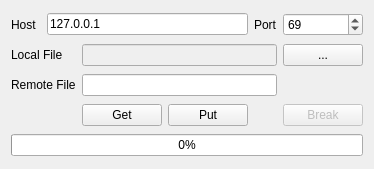
<?xml version="1.0" encoding="UTF-8"?>
<ui version="4.0">
 <class>TFtpClientWidget</class>
 <widget class="QWidget" name="TFtpClientWidget">
  <property name="geometry">
   <rect>
    <x>0</x>
    <y>0</y>
    <width>372</width>
    <height>169</height>
   </rect>
  </property>
  <property name="maximumSize">
   <size>
    <width>16777215</width>
    <height>240</height>
   </size>
  </property>
  <property name="windowTitle">
   <string>TFtpClient</string>
  </property>
  <layout class="QGridLayout" name="gridLayout">
   <item row="0" column="0">
    <widget class="QLabel" name="label">
     <property name="text">
      <string>Host</string>
     </property>
    </widget>
   </item>
   <item row="0" column="1" colspan="3">
    <widget class="QLineEdit" name="lineEditHost">
     <property name="text">
      <string>127.0.0.1</string>
     </property>
    </widget>
   </item>
   <item row="0" column="4">
    <widget class="QLabel" name="label_2">
     <property name="text">
      <string>Port</string>
     </property>
    </widget>
   </item>
   <item row="0" column="5">
    <widget class="QSpinBox" name="spinBoxPort">
     <property name="singleStep">
      <number>0</number>
     </property>
     <property name="value">
      <number>69</number>
     </property>
    </widget>
   </item>
   <item row="1" column="0" colspan="2">
    <widget class="QLabel" name="label_3">
     <property name="text">
      <string>Local File</string>
     </property>
    </widget>
   </item>
   <item row="1" column="2" colspan="3">
    <widget class="QLineEdit" name="lineEditLocalFile">
     <property name="enabled">
      <bool>false</bool>
     </property>
     <property name="text">
      <string/>
     </property>
    </widget>
   </item>
   <item row="1" column="5">
    <widget class="QPushButton" name="btnBrowse">
     <property name="text">
      <string>...</string>
     </property>
    </widget>
   </item>
   <item row="2" column="0" colspan="2">
    <widget class="QLabel" name="label_4">
     <property name="text">
      <string>Remote File</string>
     </property>
    </widget>
   </item>
   <item row="2" column="2" colspan="3">
    <widget class="QLineEdit" name="lineEditRemoteFile">
     <property name="text">
      <string/>
     </property>
    </widget>
   </item>
   <item row="3" column="2">
    <widget class="QPushButton" name="btnGet">
     <property name="text">
      <string>Get</string>
     </property>
    </widget>
   </item>
   <item row="3" column="3">
    <widget class="QPushButton" name="btnPut">
     <property name="text">
      <string>Put</string>
     </property>
    </widget>
   </item>
   <item row="3" column="5">
    <widget class="QPushButton" name="btnBreak">
     <property name="enabled">
      <bool>false</bool>
     </property>
     <property name="text">
      <string>Break</string>
     </property>
    </widget>
   </item>
   <item row="4" column="0" colspan="6">
    <widget class="QProgressBar" name="progressBar">
     <property name="value">
      <number>0</number>
     </property>
    </widget>
   </item>
   <item row="3" column="4">
    <spacer name="horizontalSpacer">
     <property name="orientation">
      <enum>Qt::Horizontal</enum>
     </property>
     <property name="sizeHint" stdset="0">
      <size>
       <width>40</width>
       <height>20</height>
      </size>
     </property>
    </spacer>
   </item>
  </layout>
 </widget>
 <resources/>
 <connections/>
</ui>
